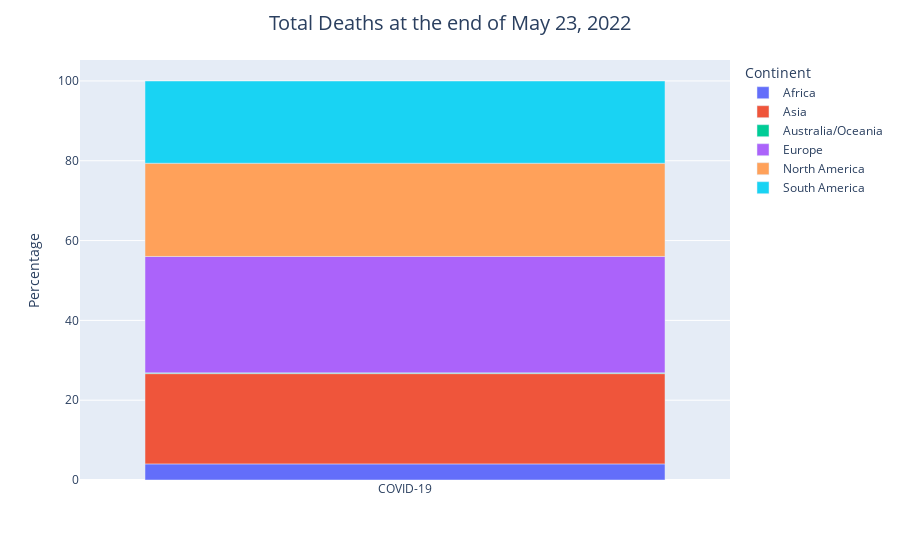

Notebook code for this chart:
### Code cell
continent_visualization(deaths_vis_list)

### Figure 1 — Plotly figure (JSON) as saved in the notebook; plotly's stock layout.template omitted (floating-point values rounded to 4 significant figures)
{"data": [{"alignmentgroup": "True", "customdata": [[254619]], "hovertemplate": "Continent=Africa<br>Virus=%{x}<br>Percentage=%{y}<br>Total Deaths=%{customdata[0]}<extra></extra>", "legendgroup": "Africa", "marker": {"color": "#636efa", "pattern": {"shape": ""}}, "name": "Africa", "offsetgroup": "Africa", "orientation": "v", "showlegend": true, "textposition": "auto", "x": ["COVID-19"], "xaxis": "x", "y": [4.04], "yaxis": "y", "type": "bar"}, {"alignmentgroup": "True", "customdata": [[1424545]], "hovertemplate": "Continent=Asia<br>Virus=%{x}<br>Percentage=%{y}<br>Total Deaths=%{customdata[0]}<extra></extra>", "legendgroup": "Asia", "marker": {"color": "#EF553B", "pattern": {"shape": ""}}, "name": "Asia", "offsetgroup": "Asia", "orientation": "v", "showlegend": true, "textposition": "auto", "x": ["COVID-19"], "xaxis": "x", "y": [22.62], "yaxis": "y", "type": "bar"}, {"alignmentgroup": "True", "customdata": [[11821]], "hovertemplate": "Continent=Australia/Oceania<br>Virus=%{x}<br>Percentage=%{y}<br>Total Deaths=%{customdata[0]}<extra></extra>", "legendgroup": "Australia/Oceania", "marker": {"color": "#00cc96", "pattern": {"shape": ""}}, "name": "Australia/Oceania", "offsetgroup": "Australia/Oceania", "orientation": "v", "showlegend": true, "textposition": "auto", "x": ["COVID-19"], "xaxis": "x", "y": [0.19], "yaxis": "y", "type": "bar"}, {"alignmentgroup": "True", "customdata": [[1836927]], "hovertemplate": "Continent=Europe<br>Virus=%{x}<br>Percentage=%{y}<br>Total Deaths=%{customdata[0]}<extra></extra>", "legendgroup": "Europe", "marker": {"color": "#ab63fa", "pattern": {"shape": ""}}, "name": "Europe", "offsetgroup": "Europe", "orientation": "v", "showlegend": true, "textposition": "auto", "x": ["COVID-19"], "xaxis": "x", "y": [29.17], "yaxis": "y", "type": "bar"}, {"alignmentgroup": "True", "customdata": [[1470787]], "hovertemplate": "Continent=North America<br>Virus=%{x}<br>Percentage=%{y}<br>Total Deaths=%{customdata[0]}<extra></extra>", "legendgroup": "North America", "marker": {"color": "#FFA15A", "pattern": {"shape": ""}}, "name": "North America", "offsetgroup": "North America", "orientation": "v", "showlegend": true, "textposition": "auto", "x": ["COVID-19"], "xaxis": "x", "y": [23.36], "yaxis": "y", "type": "bar"}, {"alignmentgroup": "True", "customdata": [[1297643]], "hovertemplate": "Continent=South America<br>Virus=%{x}<br>Percentage=%{y}<br>Total Deaths=%{customdata[0]}<extra></extra>", "legendgroup": "South America", "marker": {"color": "#19d3f3", "pattern": {"shape": ""}}, "name": "South America", "offsetgroup": "South America", "orientation": "v", "showlegend": true, "textposition": "auto", "x": ["COVID-19"], "xaxis": "x", "y": [20.61], "yaxis": "y", "type": "bar"}], "layout": {"xaxis": {"anchor": "y", "domain": [0, 1], "title": {"text": ""}}, "yaxis": {"anchor": "x", "domain": [0, 1], "title": {"text": "Percentage"}}, "legend": {"title": {"text": "Continent"}, "tracegroupgap": 0}, "margin": {"t": 60}, "barmode": "relative", "title": {"font": {"size": 20}, "text": "Total Deaths at the end of May 23, 2022", "x": 0.5, "xanchor": "center"}}}
